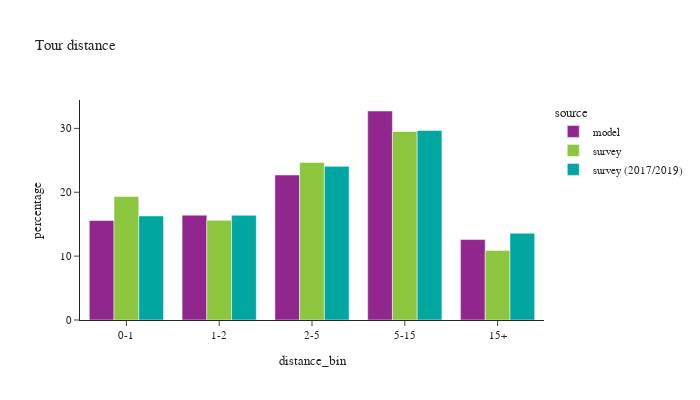

This figure's notebook cell:
### Code cell
def plot_bins(df:pd.DataFrame, filter=None, title_name=None):

    if filter is not None:
        df = df.loc[filter]
    df_plot = df.loc[(df['distance_bin'] != float('nan'))].groupby(['source','distance_bin'])['toexpfac'].sum().reset_index()

    df_plot['percentage'] = df_plot.groupby(['source'], group_keys=False)['toexpfac']. \
        apply(lambda x: 100 * x / float(x.sum()))

    df_plot_ct = df.loc[(df['distance_bin'] != float('nan'))].groupby(['source','distance_bin'])['toexpfac'].count().reset_index().rename(columns={'toexpfac':'sample count'})

    df_plot = df_plot.merge(df_plot_ct, on=['source','distance_bin'])

    if title_name:
        chart_title = "Tour distance by purpose: "+title_name
    else:
        chart_title = "Tour distance"

    fig = px.bar(df_plot, x="distance_bin", y="percentage", color="source",barmode="group",
                facet_col_wrap=2, hover_data=['sample count'],
                title=chart_title)
    fig.for_each_annotation(lambda a: a.update(text = a.text.split("=")[-1]))
    fig.update_layout(height=400, width=700, font=dict(size=11))
    fig.show()

plot_bins(tour)

### Figure 1 — Plotly figure (JSON) as saved in the notebook; plotly's stock layout.template omitted (floating-point values rounded to 4 significant figures)
{"data": [{"alignmentgroup": "True", "customdata": [[103026], [108557], [150154], [216410], [83281]], "hovertemplate": "source=model<br>distance_bin=%{x}<br>percentage=%{y}<br>sample count=%{customdata[0]}<extra></extra>", "legendgroup": "model", "marker": {"color": "#91268F", "pattern": {"shape": ""}}, "name": "model", "offsetgroup": "model", "orientation": "v", "showlegend": true, "textposition": "auto", "type": "bar", "x": ["0-1", "1-2", "2-5", "5-15", "15+"], "xaxis": "x", "y": [15.58, 16.41, 22.7, 32.72, 12.59], "yaxis": "y"}, {"alignmentgroup": "True", "customdata": [[2649], [1714], [2501], [2361], [889]], "hovertemplate": "source=survey<br>distance_bin=%{x}<br>percentage=%{y}<br>sample count=%{customdata[0]}<extra></extra>", "legendgroup": "survey", "marker": {"color": "#8CC63E", "pattern": {"shape": ""}}, "name": "survey", "offsetgroup": "survey", "orientation": "v", "showlegend": true, "textposition": "auto", "type": "bar", "x": ["0-1", "1-2", "2-5", "5-15", "15+"], "xaxis": "x", "y": [19.32, 15.6, 24.67, 29.52, 10.89], "yaxis": "y"}, {"alignmentgroup": "True", "customdata": [[3938], [2498], [3668], [3598], [1325]], "hovertemplate": "source=survey (2017/2019)<br>distance_bin=%{x}<br>percentage=%{y}<br>sample count=%{customdata[0]}<extra></extra>", "legendgroup": "survey (2017/2019)", "marker": {"color": "#00A7A0", "pattern": {"shape": ""}}, "name": "survey (2017/2019)", "offsetgroup": "survey (2017/2019)", "orientation": "v", "showlegend": true, "textposition": "auto", "type": "bar", "x": ["0-1", "1-2", "2-5", "5-15", "15+"], "xaxis": "x", "y": [16.29, 16.4, 24.05, 29.68, 13.58], "yaxis": "y"}], "layout": {"barmode": "group", "font": {"size": 11}, "height": 400, "legend": {"title": {"text": "source"}, "tracegroupgap": 0}, "title": {"text": "Tour distance"}, "width": 700, "xaxis": {"anchor": "y", "domain": [0.0, 1.0], "title": {"text": "distance_bin"}}, "yaxis": {"anchor": "x", "domain": [0.0, 1.0], "title": {"text": "percentage"}}}}
